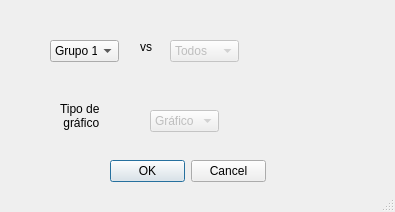
<?xml version="1.0" encoding="UTF-8"?>
<ui version="4.0">
 <class>MainWindow</class>
 <widget class="QMainWindow" name="MainWindow">
  <property name="geometry">
   <rect>
    <x>0</x>
    <y>0</y>
    <width>395</width>
    <height>212</height>
   </rect>
  </property>
  <property name="windowTitle">
   <string>MainWindow</string>
  </property>
  <widget class="QWidget" name="centralwidget">
   <widget class="QComboBox" name="comboBox">
    <property name="geometry">
     <rect>
      <x>50</x>
      <y>40</y>
      <width>69</width>
      <height>22</height>
     </rect>
    </property>
    <item>
     <property name="text">
      <string>Grupo 1</string>
     </property>
    </item>
   </widget>
   <widget class="QLabel" name="label">
    <property name="geometry">
     <rect>
      <x>140</x>
      <y>40</y>
      <width>47</width>
      <height>13</height>
     </rect>
    </property>
    <property name="text">
     <string>vs</string>
    </property>
   </widget>
   <widget class="QLabel" name="label_2">
    <property name="geometry">
     <rect>
      <x>60</x>
      <y>100</y>
      <width>41</width>
      <height>31</height>
     </rect>
    </property>
    <property name="text">
     <string>Tipo de
 gráfico</string>
    </property>
   </widget>
   <widget class="QComboBox" name="comboBox_2">
    <property name="enabled">
     <bool>false</bool>
    </property>
    <property name="geometry">
     <rect>
      <x>150</x>
      <y>110</y>
      <width>69</width>
      <height>22</height>
     </rect>
    </property>
    <item>
     <property name="text">
      <string>Gráfico</string>
     </property>
    </item>
   </widget>
   <widget class="QComboBox" name="comboBox_3">
    <property name="enabled">
     <bool>false</bool>
    </property>
    <property name="geometry">
     <rect>
      <x>170</x>
      <y>40</y>
      <width>69</width>
      <height>22</height>
     </rect>
    </property>
    <item>
     <property name="text">
      <string>Todos</string>
     </property>
    </item>
   </widget>
   <widget class="QDialogButtonBox" name="buttonBox">
    <property name="geometry">
     <rect>
      <x>110</x>
      <y>160</y>
      <width>156</width>
      <height>23</height>
     </rect>
    </property>
    <property name="standardButtons">
     <set>QDialogButtonBox::Cancel|QDialogButtonBox::Ok</set>
    </property>
   </widget>
  </widget>
  <widget class="QStatusBar" name="statusbar"/>
 </widget>
 <resources/>
 <connections/>
</ui>
